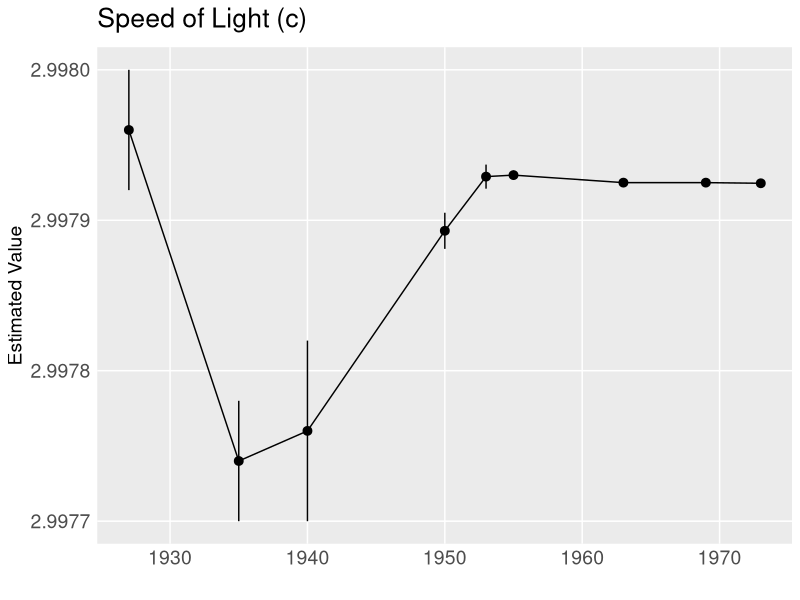
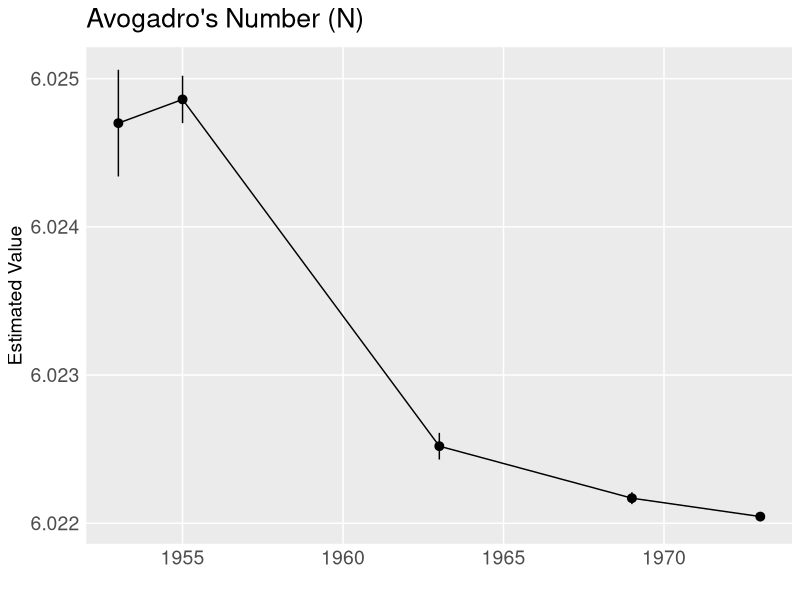
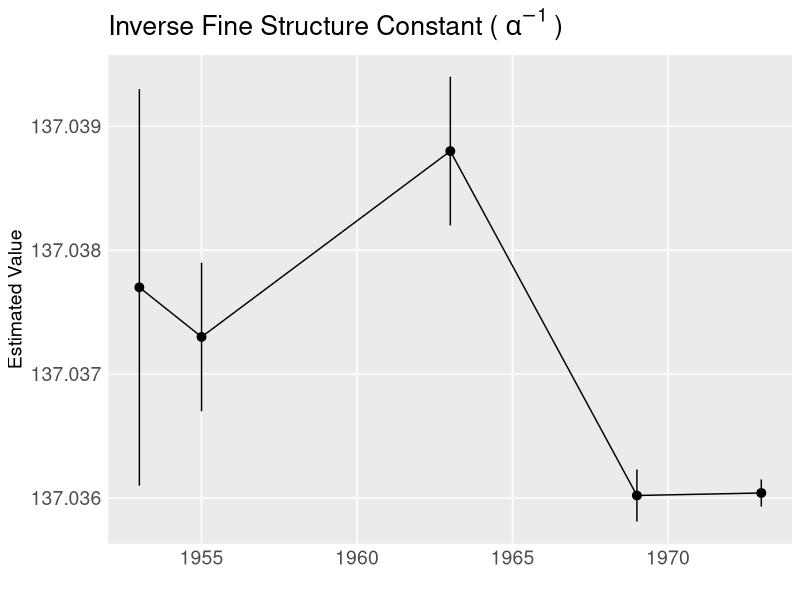
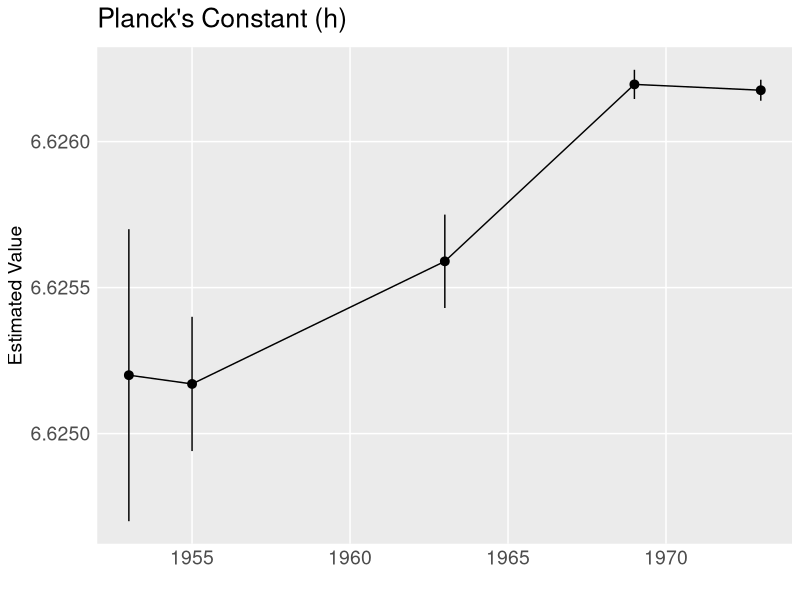
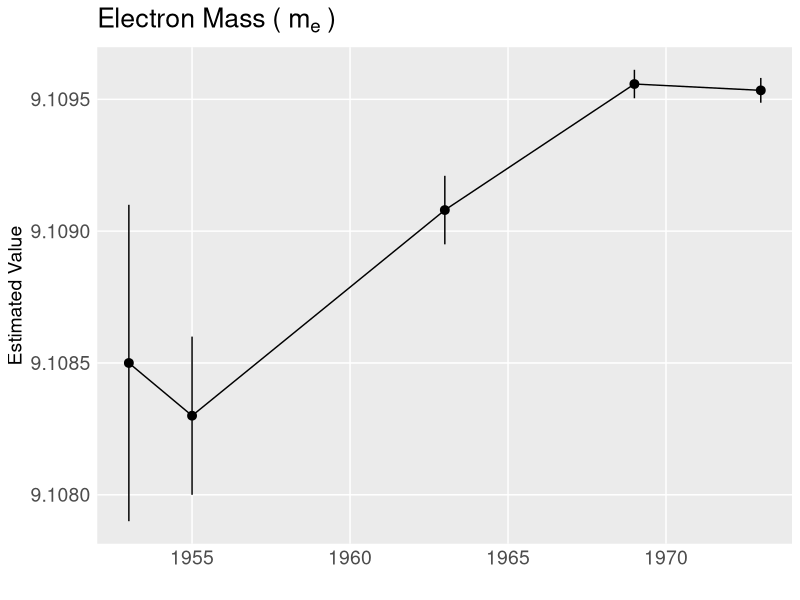
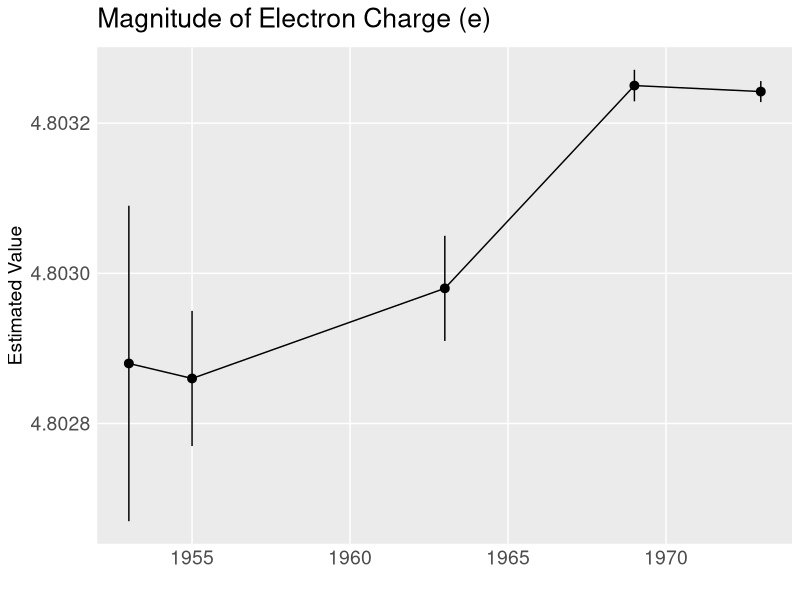
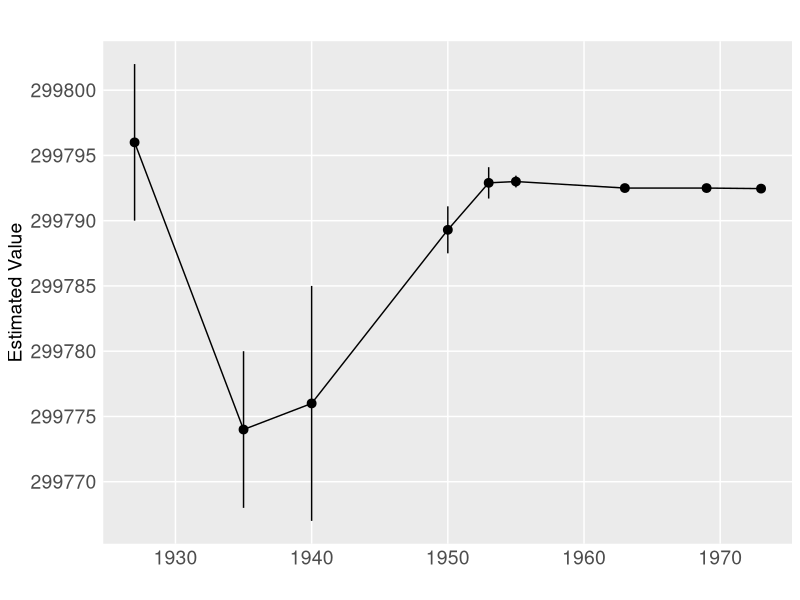
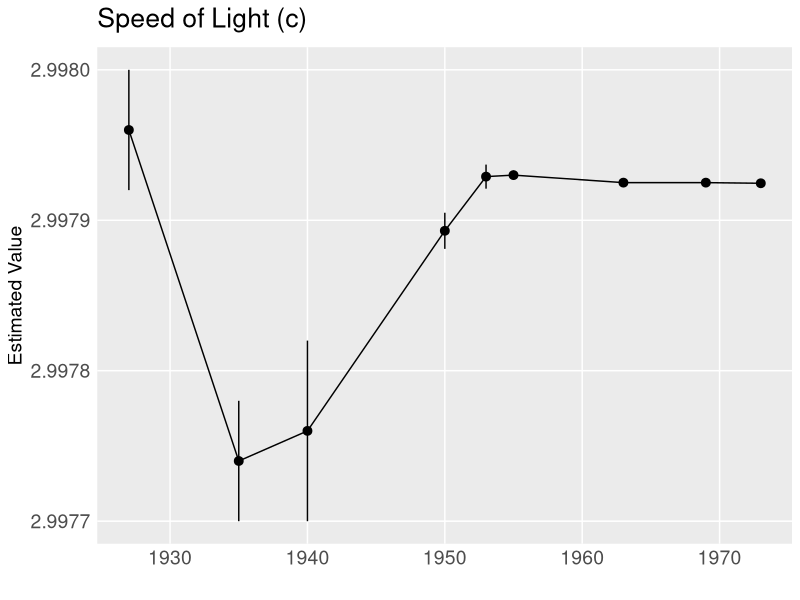

R code for these plots, in order: (Note: this script raises an error after producing the figures.)
###--------------------------------------------------------------------------------###
###--------------------------------------------------------------------------------###
### Graphics for recommended values of various physical constants
###--------------------------------------------------------------------------------###
###--------------------------------------------------------------------------------###


##-------------------------------------------------------------------------------##
## Useful variables, libraries, and functions
##-------------------------------------------------------------------------------##
# Get dplyr, ggplot2
library(tidyverse)

# Standard theme for graphics
stdtheme = theme(panel.grid.minor = element_blank(), 
                 axis.ticks = element_blank(),
                 axis.text = element_text(size = 14),
                 axis.title = element_text(size = 14), 
                 title = element_text(size = 16))

###--------------------------------------------------------------###                       
###--------------------------------------------------------------###
#' @name: revcalPlot
#' @param: cnstnt, string, the name of the constant you want to plot
#' @param: lab_title, string, the title for the plot
#' @param: data, data.frame, default to rvs defined above
#' @param: plot_theme, a theme object, default defined as stdtheme,
#             which is defined above.
#' @param: ref, numeric, reference value
#' @param: include_refline, boolean, if true, plot includes a 
#'            horizontal line for a reference value. 
#' @return: plot of recomended values over the years
###--------------------------------------------------------------###
###--------------------------------------------------------------###
recvalPlot = function(cnstnt, 
                      lab_title, 
                      data = rvs, 
                      plot_theme = stdtheme, 
                      ref = NA, 
                      include_refline = TRUE,
                      nudgex = 0, 
                      error_bars = FALSE){

  # Build forest plot vs. time
  plt = data %>% 
    filter(constant == cnstnt) %>%
    ggplot() + 
    geom_pointrange(aes(x = year, y = estimate, 
                        ymin = estimate - error,
                        ymax = estimate + error)) + 
    geom_line(aes(x = year, y = estimate)) + 
    labs(title = lab_title, 
         x = "", 
         y = "Estimated Value") + 
    plot_theme # use the theme above

  
  # Add a horizonal reference line if desired
  if(include_refline){
    
    if(is.na(ref)){ # check that a reference value has been specified
      
      # if no reference value has been specified, use the 1973 value
      ref_val = dplyr::filter(data, constant == cnstnt, year == 1973)$estimate
    
    } else {
      
      ref_val = dplyr::filter(data, constant == cnstnt, year == ref)$estimate
      
    }
    
    dat <- dplyr::filter(data, constant == cnstnt)
    
    min_year = dat %>% 
      summarize(min_yr = min(year))
    min_yr = as.numeric(as.character(min_year$min_yr))
    
    range_vals <- dat %>% 
      summarize(range = max(estimate) - min(estimate))
    nudge <- range_vals$range/nrow(dat)/10
    
    # add reference line to the plot
    plt = plt + geom_hline(yintercept = ref_val, lty = 2) + 
      annotate(geom = "text", 
               x = min_yr + nudgex, y = ref_val + nudge, 
               label = paste0(ref, " Recommended Value"), 
               hjust = 0, vjust = 0)
  
  }
  
  ########## RETURN
  return(plt)
}



##-------------------------------------------------------------------------------##
## Read in data
##-------------------------------------------------------------------------------##
rvs = read.csv("./data/recommended values.csv")
head(rvs)
str(rvs)

# Names list of constants in Fig 3, some names for the plots and filenames
cnsts  = list(cnst = c("c", "N", "1/alpha", "h", "m_e", "e"),
              name = c("Speed of Light (c)",
                       "Avogadro's Number (N)", 
                       expression("Inverse Fine Structure Constant ("~alpha^-1~")"),
                       "Planck's Constant (h)",
                       expression("Electron Mass ("~m[e]~")"),
                       "Magnitude of Electron Charge (e)"),
              fname = paste0(c("speed_of_light",
                               "avogadro", 
                               "invFSC", 
                               "planck", 
                               "electron_mass", 
                               "electron_charge"), 
                             ".pdf")
        )


##-------------------------------------------------------------------------------##
## Build plots
##-------------------------------------------------------------------------------##
for(i in 1:length(cnsts$cnst)){
  cc = cnsts$cnst[i] # Constnat name
  labtitle = cnsts$name[i] # plot title
  fname = cnsts$fname[i] # file name
  foo = recvalPlot(cc, labtitle, include_refline = TRUE, ref = 2014) # build plot using 2014 reference value
  show(foo) # show the plot
  
  # save plot
  ggsave(plot = foo,
         filename = paste0("./graphics/", gsub(".pdf", "_updated.pdf", fname)),
         width = 12, height = 10)
}

###--------------------------------------------###
###---Figure 1B
###--------------------------------------------###
f1b = rvs %>% 
  filter(constant == "c") %>%
  mutate(estimate = estimate * 10^5, 
         error = error * 10^5 * 1.5) %>%
  recvalPlot("c", "", data = ., ref = 2014, nudgex = 2) + 
  scale_y_continuous(breaks = 299765 + 5 * 0:8)
f1b
ggsave(plot = f1b,
       filename = "./graphics/Figure 1B.pdf",
       width = 12, height = 10)

rvs %>% 
  filter(constant == "c", year %in% c(1986,2014))

###--------------------------------------------###
###---Figure 2
###--------------------------------------------###
# Info for title
constants_for_grid <- list(cnst = c("N", "1/alpha", "h", "m_e", "e"),
                           name = c("Avogadro's Number (N)", 
                                    expression("Inverse Fine Structure Constant ("~alpha^-1~")"),
                                    "Planck's Constant (h)",
                                    expression("Electron Mass ("~m[e]~")"),
                                    "Magnitude of Electron Charge (e)"))
# Rescale to differences vs 2014
dat_for_grid = rvs %>%
  filter(year == 2014) %>%
  group_by(constant) %>%
  summarize(rec_val = estimate) %>%
  left_join(., rvs) %>%
  filter(constant %in% constants_for_grid$cnst) %>%
  mutate(deviation = estimate - rec_val) %>%
  select(-estimate) %>%
  rename(estimate = deviation)

# Build plots for each constant
invfsc = recvalPlot("1/alpha", "", 
                    data = dat_for_grid, include_refline = F) +
  labs(y = "Deviation from 2014 Value", 
       title = constants_for_grid$name[2]) + 
  geom_hline(yintercept = 0)

plnk = recvalPlot("h", "", 
                  data = dat_for_grid, include_refline = F) +
  labs(y = "Deviation from 2014 Value", 
       title = constants_for_grid$name[3]) + 
  geom_hline(yintercept = 0)

echg = recvalPlot("e", "", 
                  data = dat_for_grid, include_refline = F) +
  labs(y = "Deviation from 2014 Value", 
       title = constants_for_grid$name[5]) + 
  geom_hline(yintercept = 0)

emass = recvalPlot("m_e", "", 
                   data = dat_for_grid, include_refline = F) +
  labs(y = "Deviation from 2014 Value", 
       title = constants_for_grid$name[4]) + 
  geom_hline(yintercept = 0)

avo = recvalPlot("N", "", 
                 data = dat_for_grid, include_refline = F) +
  labs(y = "Deviation from 2014 Value", 
       title = constants_for_grid$name[1]) + 
  geom_hline(yintercept = 0)


fig2 = grid.arrange(invfsc, plnk, echg, emass, avo, ncol = 1)
ggsave(plot = fig2,
       filename = "./graphics/Figure 2.pdf", 
       height = 18, width = 12, limitsize = FALSE)
